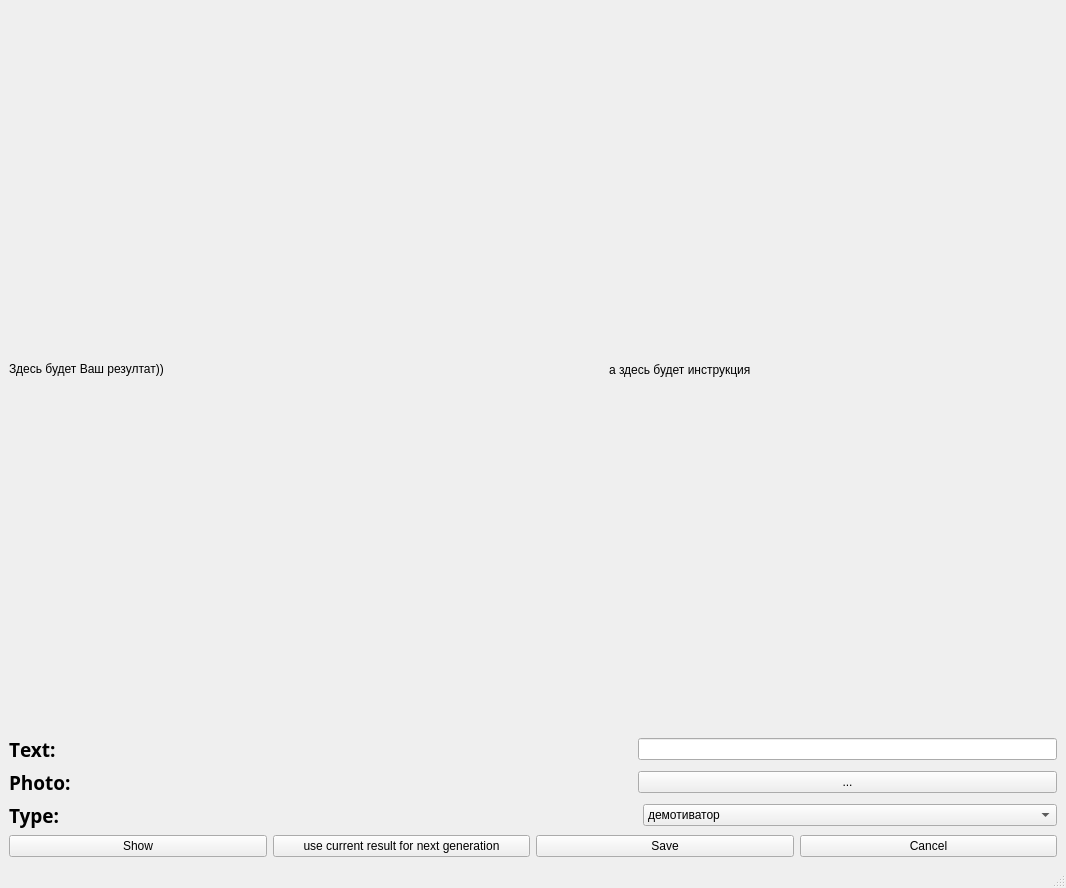
<?xml version="1.0" encoding="UTF-8"?>
<ui version="4.0">
 <class>MainWindow</class>
 <widget class="QMainWindow" name="MainWindow">
  <property name="geometry">
   <rect>
    <x>0</x>
    <y>0</y>
    <width>1066</width>
    <height>888</height>
   </rect>
  </property>
  <property name="sizePolicy">
   <sizepolicy hsizetype="Preferred" vsizetype="Preferred">
    <horstretch>5</horstretch>
    <verstretch>5</verstretch>
   </sizepolicy>
  </property>
  <property name="windowTitle">
   <string>MainWindow</string>
  </property>
  <widget class="QWidget" name="centralwidget">
   <layout class="QGridLayout" name="gridLayout">
    <item row="0" column="0">
     <layout class="QHBoxLayout" name="horizontalLayout_5" stretch="0,0">
      <property name="spacing">
       <number>0</number>
      </property>
      <item>
       <widget class="QLabel" name="result">
        <property name="enabled">
         <bool>true</bool>
        </property>
        <property name="minimumSize">
         <size>
          <width>600</width>
          <height>700</height>
         </size>
        </property>
        <property name="maximumSize">
         <size>
          <width>500</width>
          <height>700</height>
         </size>
        </property>
        <property name="text">
         <string>Здесь будет Ваш резултат))</string>
        </property>
       </widget>
      </item>
      <item>
       <widget class="QLabel" name="instruction">
        <property name="minimumSize">
         <size>
          <width>0</width>
          <height>0</height>
         </size>
        </property>
        <property name="maximumSize">
         <size>
          <width>16777215</width>
          <height>16777215</height>
         </size>
        </property>
        <property name="text">
         <string>а здесь будет инструкция</string>
        </property>
       </widget>
      </item>
     </layout>
    </item>
    <item row="1" column="0">
     <layout class="QHBoxLayout" name="horizontalLayout" stretch="1,2,2">
      <property name="spacing">
       <number>0</number>
      </property>
      <item>
       <widget class="QLabel" name="label_text">
        <property name="font">
         <font>
          <family>Trebuchet MS</family>
          <pointsize>14</pointsize>
          <weight>75</weight>
          <bold>true</bold>
         </font>
        </property>
        <property name="text">
         <string>Тext:</string>
        </property>
       </widget>
      </item>
      <item>
       <widget class="QLabel" name="error_text">
        <property name="text">
         <string/>
        </property>
       </widget>
      </item>
      <item>
       <widget class="QLineEdit" name="input_text"/>
      </item>
     </layout>
    </item>
    <item row="2" column="0">
     <layout class="QHBoxLayout" name="horizontalLayout_2" stretch="1,2,2">
      <property name="spacing">
       <number>0</number>
      </property>
      <item>
       <widget class="QLabel" name="label_photo">
        <property name="font">
         <font>
          <family>Trebuchet MS</family>
          <pointsize>14</pointsize>
          <weight>75</weight>
          <bold>true</bold>
         </font>
        </property>
        <property name="text">
         <string>Photo:</string>
        </property>
       </widget>
      </item>
      <item>
       <widget class="QLabel" name="error_photo">
        <property name="text">
         <string/>
        </property>
       </widget>
      </item>
      <item>
       <widget class="QPushButton" name="choose_photoq">
        <property name="text">
         <string>...</string>
        </property>
       </widget>
      </item>
     </layout>
    </item>
    <item row="3" column="0">
     <layout class="QHBoxLayout" name="horizontalLayout_3" stretch="1,2,2">
      <item>
       <widget class="QLabel" name="label_type">
        <property name="font">
         <font>
          <family>Trebuchet MS</family>
          <pointsize>14</pointsize>
          <weight>75</weight>
          <bold>true</bold>
         </font>
        </property>
        <property name="text">
         <string>Type:</string>
        </property>
       </widget>
      </item>
      <item>
       <widget class="QLabel" name="nahuya">
        <property name="text">
         <string/>
        </property>
       </widget>
      </item>
      <item>
       <widget class="QComboBox" name="choose_type">
        <item>
         <property name="text">
          <string>демотиватор</string>
         </property>
        </item>
        <item>
         <property name="text">
          <string>парень около торнадо</string>
         </property>
        </item>
        <item>
         <property name="text">
          <string>Дрейк</string>
         </property>
        </item>
        <item>
         <property name="text">
          <string>кот плачет и показывает </string>
         </property>
        </item>
       </widget>
      </item>
     </layout>
    </item>
    <item row="4" column="0">
     <layout class="QHBoxLayout" name="horizontalLayout_4">
      <item>
       <widget class="QPushButton" name="showq">
        <property name="text">
         <string>Show</string>
        </property>
       </widget>
      </item>
      <item>
       <widget class="QPushButton" name="recursion">
        <property name="text">
         <string>use current result for next generation</string>
        </property>
       </widget>
      </item>
      <item>
       <widget class="QPushButton" name="saveq">
        <property name="text">
         <string>Save</string>
        </property>
       </widget>
      </item>
      <item>
       <widget class="QPushButton" name="cancelq">
        <property name="text">
         <string>Cancel</string>
        </property>
       </widget>
      </item>
     </layout>
    </item>
   </layout>
  </widget>
  <widget class="QMenuBar" name="menubar">
   <property name="geometry">
    <rect>
     <x>0</x>
     <y>0</y>
     <width>1066</width>
     <height>21</height>
    </rect>
   </property>
  </widget>
  <widget class="QStatusBar" name="statusbar"/>
 </widget>
 <resources/>
 <connections/>
</ui>
